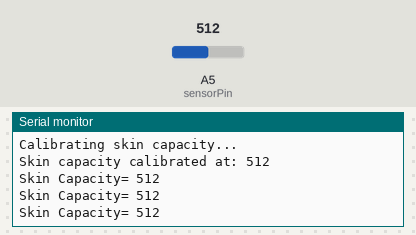
A sketch run on a simulated Arduino Uno, built with avr-gcc and run on an emulated ATmega328P. Parts: the last lines printed to the serial monitor. The inputs (shaded band) are chosen by the test bench; at power-on: A5 (sensorPin) = 512.

Above: at 3.2 s.
3.3 s: A5 (sensorPin) set to 306
At 3.9 s:
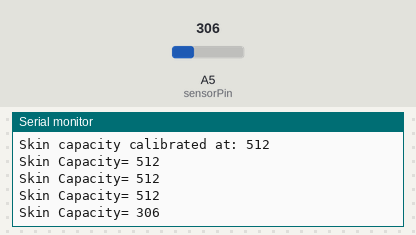
4.8 s: A5 (sensorPin) set to 122
At 5.5 s:
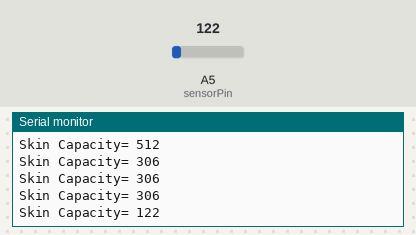
Timing chart, 0 to 7.8 s (numbered marks = the images above; inputs shaded):
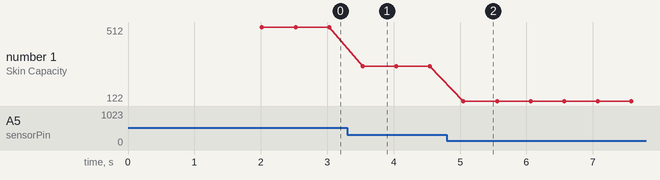

The sketch:

capaSensorTranspiratie.ino
```cpp
// (licence header left out)
#define sensorPin A5

long calibratedSkinCapacity = 0; // variable to store calibrated skin capacity without stress

// get a average reading from sensordata over x amount op measurments
int GetAverageSensorValue(int measurmentCount)
{
  int sensorValue = 0;  // int to save sensorvalue
  long sumSensorValue = 0; // reset sum everytime function gets called

  for(int i=0;i<measurmentCount;i++) // peforme measurment a copple of time to get average
  {
    sensorValue = analogRead(sensorPin);  //Read the sensor value
    sumSensorValue += sensorValue; //sum all measured sensorValues
  }
  long averageSensorValue = sumSensorValue / measurmentCount; // Dived the sum of sensorValues by measurements to get average
  return averageSensorValue;
}


void CalibrateSkinCapacity()
{
  delay(1000);
  Serial.println("Calibrating skin capacity...");
  calibratedSkinCapacity = GetAverageSensorValue(100); //Perform a skin capacity calibration by getting average skin capacity over 100 measurments
  Serial.print("Skin capacity calibrated at: ");
  Serial.println(calibratedSkinCapacity);
  delay(500);
}


void setup()
{
  Serial.begin(9600);
  delay(500);
  CalibrateSkinCapacity();
}


void loop()
{
  int currentSkinCapacity = GetAverageSensorValue(50);  // get de a average of the current sensorvalue
  int difference = calibratedSkinCapacity - currentSkinCapacity;  // calculate the difference between clabratedValue and current to detect transpiration
  int diffPerc = map(difference,0,calibratedSkinCapacity,0,100); // Transfere diff into percantage

  // when sensor doesnt make good contact with skin give ERROR otherwise continue
  if(difference < 0)
  {
    //Serial.println("Sensor ERROR, Please be sure sensor makes contact"); // sensor doesnt make good contact
  }
  else
  {
    Serial.print("Skin Capacity= ");
    Serial.println(currentSkinCapacity);  //print sensor value
    //Serial.print(",");
    //Serial.print("Diff= ");
    //Serial.print(difference); // print differnece between calc en current value
    //Serial.print(",");
    //Serial.print("diffPerc= ");
    //Serial.print(diffPerc);
    //Serial.println("%");
  }

  delay(500); //Wait half a second before next reading
}
```

Measured:
- after the input at 3.3 s, the serial monitor: prints a new line after 0.23 s (image 1)
- after the input at 4.8 s, the serial monitor: prints a new line after 0.25 s (image 2)
- plotted number 1: 512 → 306 after the input at 3.3 s, 306 → 122 after the input at 4.8 s
